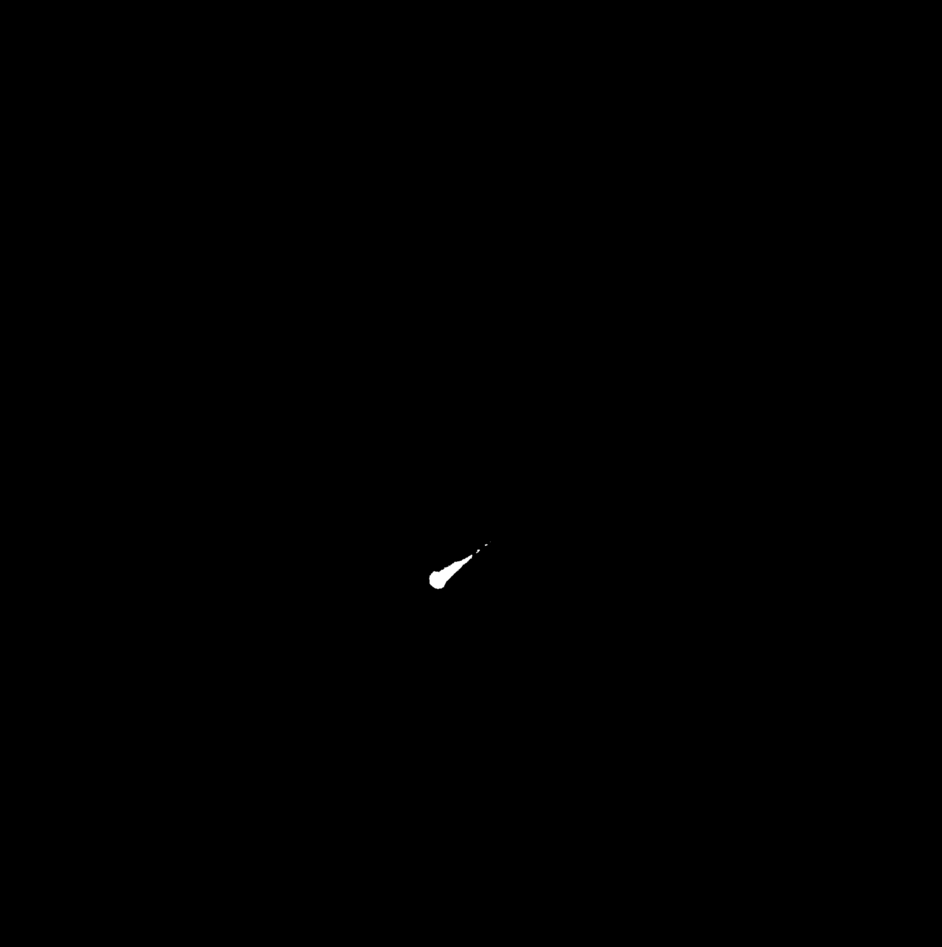
#> input picture fish_tracking/fish.png, 942 x 947 px
$ python fish_position_orientation.py
#> lines starting #> are read from the running program, lines starting #| are printed output that depends on the picture; after the words box and inside, x2 and y2 are one past the last pixel; in counts of white or black regions, pixels touching at a corner belong together; long printed decimals are rounded
import imageio
import pylab as pl
import numpy as np
from scipy.ndimage.filters import gaussian_filter

def get_fish_position_and_angle(background_substracted_image):
    fish_image = background_substracted_image.copy()


    pl.imshow(fish_image, cmap='gray')
    pl.show()

    # threshold
    fish_image[fish_image < 15] = 0
#> fish_image: shape (947, 942); min 0, max 255, mean 0.1
    fish_image[fish_image >= 15] = 255
#> fish_image: shape (947, 942); 0.07% white; 4 white regions (3 under 20 px), largest, box (x1, y1, x2, y2) and area: (429, 554, 473, 590) 568

    # apply a weak gaussian blur to the thresholded image to get rid of noisy pixels
    fish_image = gaussian_filter(fish_image, (2, 2))

    pl.imshow(fish_image, cmap='gray')
    pl.show()

    # find the position of the maximum with
    x,y = np.unravel_index(np.argmax(fish_image), fish_image.shape)
#> x = 574; y = 445

    # cut out a square
    fish_roi = fish_image[x-50:x+50, y-50:y+50]
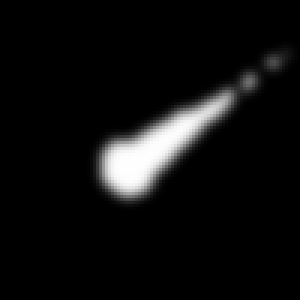
#> fish_roi: shape (100, 100) (shown 3 times larger); min 0, max 254, mean 15

    # threshold again
    fish_roi[fish_roi < 15] = 0
#> fish_roi: shape (100, 100); 4.13% of pixels changed, all inside (x1, y1, x2, y2) = (29, 13, 100, 70)
    fish_roi[fish_roi >= 15] = 1
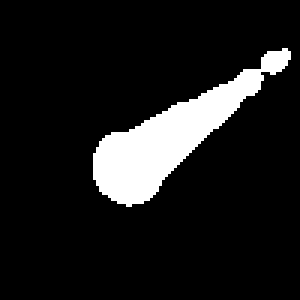
#> fish_roi: shape (100, 100) (shown 3 times larger); values 0 (black) and 1 (white), 10.8% white; 1 white region, box (x1, y1, x2, y2) and area: (31, 16, 97, 69) 1084

    pl.imshow(fish_roi, cmap='gray')
    pl.show()

    # translate the image pixels into a vector of x,y
    coordinates_original = np.array(np.where(fish_roi == 1))

    # move these pixels to the center
    coordinates_moved = coordinates_original.copy()
    coordinates_moved[0] = coordinates_moved[0] - np.mean(coordinates_moved[0])
    coordinates_moved[1] = coordinates_moved[1] - np.mean(coordinates_moved[1])

    # the eigenvectors of the covariance matrix determine the axes of a coordinate system along the largest/smallest variance
    cov = np.cov(coordinates_moved)
#> cov = [[141.6, -163.2], [-163.2, 255.6]]
    evals, evecs = np.linalg.eig(cov)
#> evals = [25.65, 371.5]; evecs = [[-0.815, 0.579], [-0.579, -0.815]]
    sort_indices = np.argsort(evals)[::-1]
#> sort_indices = [1, 0]
    x_v1, y_v1 = evecs[:, sort_indices[0]]  # Eigenvector with largest eigenvalue
#> x_v1 = 0.579; y_v1 = -0.815
    x_v2, y_v2 = evecs[:, sort_indices[1]]
#> x_v2 = -0.815; y_v2 = -0.579

    # what is the angle of largest axes relative to our original axis? - this is the fish orienteation
    fish_angle = np.tanh((x_v1)/(y_v1))
#> fish_angle = -0.611

    # create a rotation matrix with that angle
    rotation_mat = np.matrix([[np.cos(fish_angle), -np.sin(fish_angle)],
                              [np.sin(fish_angle), np.cos(fish_angle)]])
#> rotation_mat = [[0.819, 0.573], [-0.573, 0.819]]


    # rotate the mean-centered fish points according to that angle
    coordinates_rotated = np.array(rotation_mat * coordinates_moved)

    ################
    # display the original fish and center moved one
    pl.figure()

    # original fish coordinates
    pl.plot(coordinates_original[0], coordinates_original[1], '.')

    # center-moves corrdinates
    pl.plot(coordinates_moved[0], coordinates_moved[1], '.')

    # the principle axes of the new coordinate system
    scale = 20
    pl.plot([x_v1*-scale*2, x_v1*scale*2],
             [y_v1*-scale*2, y_v1*scale*2], color='red')

    pl.plot([x_v2*-scale, x_v2*scale],
             [y_v2*-scale, y_v2*scale], color='blue')

    pl.show()
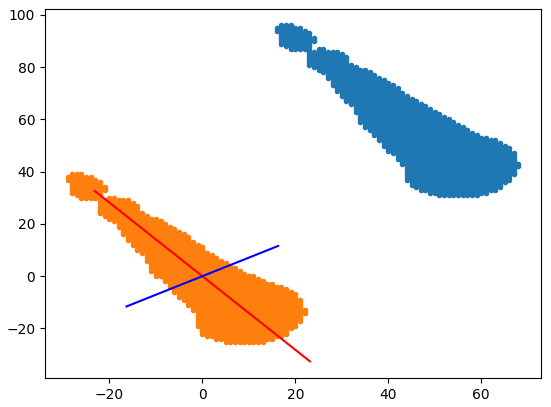
#> figure drawn by matplotlib, 1 panel

    ################
    # Display the rotated fish
    pl.figure()

    # if more dots are negative than positive in the rotated fish, the head looks downwards.
    # In that case add 180 degrees to the fish orientation
    ind_positive = (coordinates_rotated[1] > 0)
    ind_negative = (coordinates_rotated[1] < 0)

    if ind_negative.sum() > ind_positive.sum():
        fish_angle += np.pi
#> fish_angle = 2.53

    pl.plot(coordinates_rotated[0], coordinates_rotated[1], '.')
    pl.plot(coordinates_rotated[0][ind_positive], coordinates_rotated[1][ind_positive], '+')  # color the positive ones
    pl.plot(coordinates_rotated[0][ind_negative], coordinates_rotated[1][ind_negative], '_')  # color the negative ones
    pl.show()
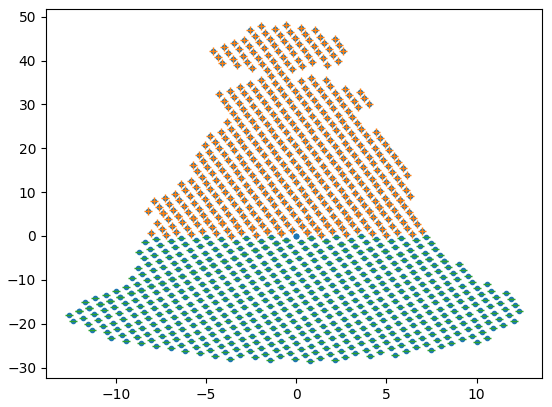
#> figure drawn by matplotlib, 1 panel

    ################
    # make a new figure to display angle and head
    x = coordinates_original[0].mean()
#> x = 45.01
    y = coordinates_original[1].mean()
#> y = 56.83

    dx = np.sin(fish_angle)*scale*2
#> dx = 22.94
    dy = np.cos(fish_angle)*scale*2
#> dy = -32.77

    # original fish coordinates
    pl.figure()
    pl.plot(coordinates_original[0], coordinates_original[1], '.')
    pl.plot([x], [y], 'o')
    pl.plot([x+dx], [y+dy], 'o')
    pl.plot([x, x+dx], [y, y+dy])
    #pl.show()

    return x, y, fish_angle

# load the background subtracted image (or loop through a movie)
print("Analyzing fish.....")

fish_image = imageio.imread("fish.png")[:,:,0]
x, y, fish_angle = get_fish_position_and_angle(fish_image)
#> x = 45.01; y = 56.83; fish_angle = 2.53

print("Fish position in image: ", (x, y))
#| Fish position in image:  (45.008, 56.830)
print("Fish angle in image (in degrees): ", fish_angle * 180/np.pi)
#| Fish angle in image (in degrees):  145.011

pl.show()
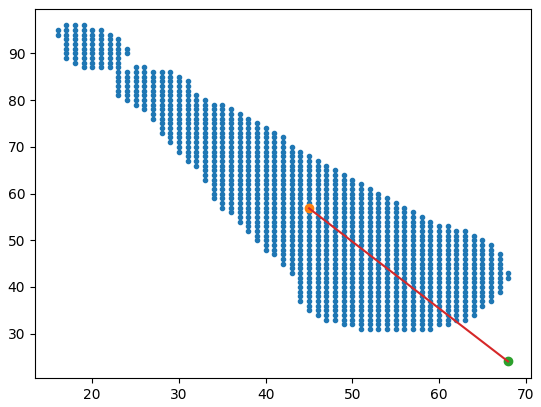
#> figure drawn by matplotlib, 1 panel
